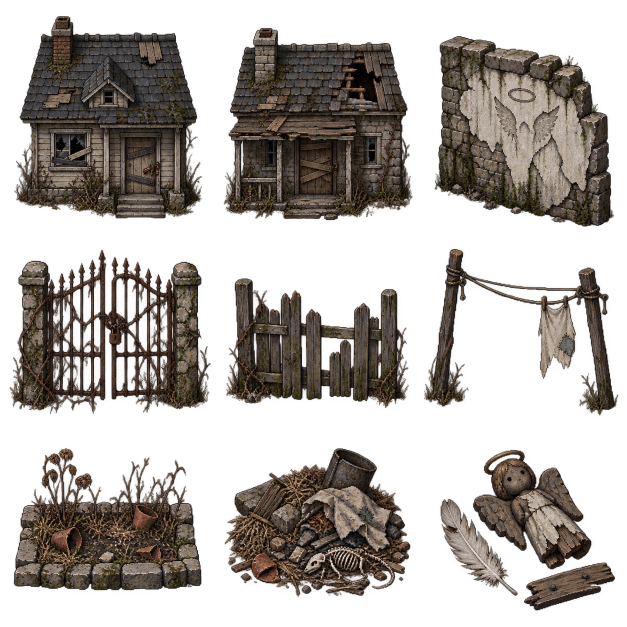
#> input picture Art/World/Sources/Bairro-v2/abandoned.png, 1254 x 1254 px, given in place of shops.png, which was not available (shown at 1/2 size)
$ python pack_environment.py
#> lines starting #> are read from the running program, lines starting #| are printed output that depends on the picture; pictures that were not available may be replaced by others from this repository, and a replacement may not be noted
"""Pack the approved generated sheets, without redrawing or resampling the art.

Explicit rectangles handle the nonuniform sheets. School/tree/fence masks select
their disconnected silhouettes where their bounding rectangles overlap. Originals
and exact prompts remain in Art/World/Sources/Bairro-v2.
"""
import json
from pathlib import Path
import numpy as np
from PIL import Image, ImageDraw, ImageFont
from scipy import ndimage as ndi

ROOT = Path(__file__).resolve().parents[2]
SOURCE = ROOT / 'Art/World/Sources/Bairro-v2'
OUT = ROOT / 'Assets/Game/Resources/Environment'
PAD = 8

# id, display name, visual width in Unity tiles (1 unit = 1 tile).
SETS = {
    'shops': ('Comércio', [
        ('padaria', 'Pão do Dia · padaria', 5), ('alfaiataria', 'Roupas e Remendos', 4.4),
        ('mercearia', 'Mercearia do Bairro', 5), ('ferreiro', 'Forja improvisada', 5),
        ('usados', 'Loja de segunda mão', 4.6), ('objetos-sagrados', 'Objetos sagrados baratos', 4.6)]),
    'school': ('Escola · exterior', [
        ('escola', 'Escola do bairro', 8), ('arvore-balanco', 'Árvore e balanço', 6),
        ('grade-escola', 'Grade e portão escolar', 7), ('banco-escola', 'Banco deteriorado', 2.4),
        ('gangorra', 'Gangorra quebrada', 3), ('abrigo-lenha', 'Abrigo de lenha', 2.8)]),
    'interior': ('Escola · interior', [
        ('carteira', 'Carteira e dois bancos', 2), ('mesa-professor', 'Mesa do professor', 2.4),
        ('quadro-negro', 'Quadro negro', 3), ('estante-alta', 'Estante alta', 2),
        ('estante-baixa', 'Estante baixa', 2), ('mesa-leitura', 'Mesa de leitura', 2.5),
        ('escada-biblioteca', 'Escada da biblioteca', 1), ('globo', 'Globo antigo', .8),
        ('caixa-livros', 'Livros doados', 1)]),
    'market': ('Comércio · objetos', [
        ('carroca-verduras', 'Carroça de verduras', 2.5), ('barraca-feira', 'Barraca remendada', 3),
        ('sacos-farinha', 'Sacos de farinha', 1.3), ('barril-peixes', 'Barril de peixes', 1),
        ('caixa-frutas', 'Caixa de frutas', 1), ('cesto-paes', 'Cesto de pães', .9),
        ('poste-luz', 'Poste torto', 1), ('fonte', 'Fonte rachada', 1.5),
        ('placas-lojas', 'Placas sem inscrição', 1.7)]),
    'dungeon': ('Dungeon', [
        ('entrada-dungeon', 'Escada escondida', 3), ('parede-dungeon', 'Parede horizontal', 3),
        ('canto-dungeon', 'Canto de ruína', 3), ('tocha', 'Tocha enferrujada', .7),
        ('correntes', 'Correntes e algemas', 1.6), ('ossos', 'Ossos antigos', 1.4),
        ('asa-carbonizada', 'Relíquia de asa carbonizada', 1.6), ('altar', 'Altar quebrado', 2.4),
        ('velas', 'Círculo de velas', 1.5)]),
    'abandoned': ('Bairro abandonado', [
        ('casa-abandonada-a', 'Casa abandonada A', 4.5), ('casa-abandonada-b', 'Casa abandonada B', 4.5),
        ('muro-sagrado', 'Muro de símbolo apagado', 3), ('portao-ferrugem', 'Portão enferrujado', 3),
        ('cerca-podre', 'Cerca apodrecida', 3), ('varal-vazio', 'Varal vazio', 3.4),
        ('horta-morta', 'Horta morta', 2), ('lixo', 'Entulho e lixo', 1.4),
        ('brinquedo', 'Brinquedo e pena esquecidos', .8)]),
    'details': ('Detalhes', [
        ('teia', 'Teia e gancho', 1), ('parede-vertical', 'Parede vertical', 1.2),
        ('grade-dungeon', 'Grade da dungeon', 2.4), ('poca', 'Poça escura', 1.5),
        ('simbolo-apagado', 'Símbolo de asas apagado', 1.5), ('penas', 'Penas caídas', .8),
        ('sino-escola', 'Sino da escola', .8), ('carteira-quebrada', 'Carteira quebrada', 1.6),
        ('amarelinha', 'Amarelinha desbotada', 1.2)]),
    'terrain': ('Pisos', [
        ('terra-dungeon', 'Terra úmida da dungeon', 4), ('lajes-dungeon', 'Lajes da dungeon', 4),
        ('lama-suburbio', 'Lama dos subúrbios', 4), ('calcamento', 'Calçamento deteriorado', 4)])
}
DECALS = {'poca', 'simbolo-apagado', 'penas', 'amarelinha', 'ossos', 'brinquedo', 'velas', 'asa-carbonizada', 'teia', 'correntes', 'tocha'}


def rectangles(key, size):
    w, h = size
    if key == 'school':
        return [(0, 0, 557, 650), (549, 0, 1070, 650), (960, 390, 1536, 650),
                (0, 690, 510, h), (510, 670, 1050, h), (1060, 655, w, h)]
    if key == 'shops':
        return [(0, 0, 500, 487), (500, 0, 1010, 487), (1010, 0, w, 487),
                (0, 487, 513, h), (513, 487, 1018, h), (1018, 487, w, h)]
    rows = {'interior': [0, 418, 824, h], 'market': [0, 419, 740, h],
            'abandoned': [0, 470, 835, h]}.get(key, [0, h//3, 2*h//3, h])
    cols = [0, w//3, 2*w//3, w]
    if key == 'interior':
        cols = [0, 418, 816, w]
    if key == 'abandoned':
        cols = [0, 435, 836, w]
    if key == 'dungeon':
        return [(a, c, b, d) for row, (c, d) in enumerate(zip(rows, rows[1:]))
                for a, b in zip([0, 418, 810 if row == 1 else 836],
                                [418, 810 if row == 1 else 836, w])]
    if key == 'terrain':
        rows, cols = [0, h//2, h], [0, w//2, w]
    return [(a, c, b, d) for c, d in zip(rows, rows[1:]) for a, b in zip(cols, cols[1:])]


def isolate_school(source, index):
    """Keep the selected whole silhouette; preserve antialiased edges, not neighbours."""
    rgba = np.array(source)
    labels, _ = ndi.label(rgba[:, :, 3] > 30)
    counts = np.bincount(labels.ravel()); counts[0] = 0
    order = np.argsort(counts)[::-1]
    # Area rank: building, tree, wood shed, fence, seesaw, bench.
    selected = order[{0: 0, 1: 1, 2: 3}[index]]
    mask = ndi.binary_dilation(labels == selected, iterations=2)
    rgba[~mask] = 0
    return Image.fromarray(rgba)


def pack():
    (OUT / 'Art').mkdir(parents=True, exist_ok=True)
    assets, images = [], []
    for key, (category, items) in SETS.items():
        source = Image.open(SOURCE / (key + '.png')).convert('RGBA')
#> source is the input picture: PIL image 1254x1254 RGBA; mean R, G, B, A 38.1, 31.8, 26.5, 109.6
        for index, ((sid, name, tiles), box) in enumerate(zip(items, rectangles(key, source.size))):
            im = isolate_school(source, index) if key == 'school' and index < 3 else source
            im = im.crop(box)
            if key != 'terrain':
                bbox = im.getchannel('A').getbbox()
                if bbox is None:
                    raise ValueError('Empty sprite: ' + sid)
                im = im.crop(bbox)
                packed = Image.new('RGBA', (im.width + 2*PAD, im.height + 2*PAD))
                packed.alpha_composite(im, (PAD, PAD))
                im = packed
            # Some generated PNGs have arbitrary RGB under fully transparent pixels.
            data = np.array(im); data[data[:, :, 3] == 0] = 0
            im = Image.fromarray(data)
            path = OUT / 'Art' / (sid + '.png'); im.save(path)
            visible_width = im.width - (0 if key == 'terrain' else 2*PAD)
            ppu = round(visible_width / tiles, 4)
            floor = key == 'terrain'
            decal = floor or sid in DECALS
            assets.append(dict(id=sid, name=name, category=category,
                resource='Environment/Art/' + sid, path=path.relative_to(ROOT).as_posix(),
                source='Art/World/Sources/Bairro-v2/' + key + '.png', crop=list(box),
                width=im.width, height=im.height, ppu=ppu, tileWidth=tiles,
                pivotX=.5, pivotY=.5 if decal else PAD/im.height,
                colliderWidth=0 if decal else round(tiles * .8, 3),
                colliderHeight=0 if decal else round(min(1.2, im.height/ppu*.22), 3),
                floor=floor, decal=decal,
                note='Textura de preenchimento; junções e bordas devem ser compostas no mapa.' if floor
                     else 'Peça estática. Colisão de base ajustável no prefab; portas são colocadas no mapa.'))
            images.append(im)
#> this loop made 6 passes
#> bbox on passes 1 to 6: (0, 19, 500, 487), (0, 48, 510, 486), (0, 59, 224, 486), (0, 0, 513, 767), (0, 8, 505, 767), (0, 0, 222, 737)
#> pass 1, in pack, `im = im.crop(box)`:
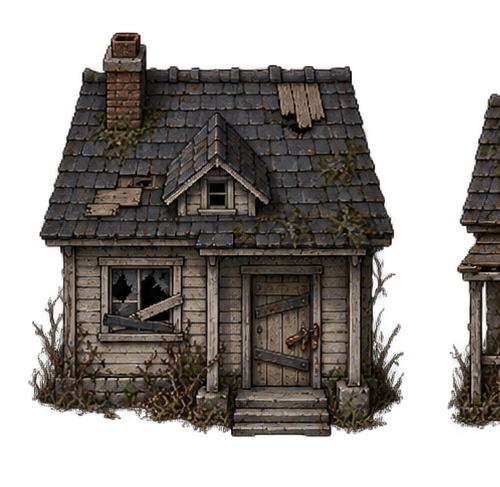
#> im: PIL image 500x487 RGBA; mean R, G, B, A 37.1, 32.4, 28.4, 129.7; transparent parts drawn white
#> pass 1, in pack, `im = im.crop(bbox)`:
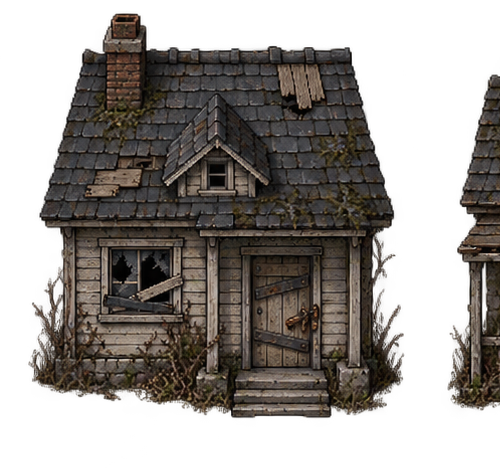
#> im: PIL image 500x468 RGBA; mean R, G, B, A 38.6, 33.7, 29.5, 135; transparent parts drawn white
#> pass 1, in pack, `im = packed`:
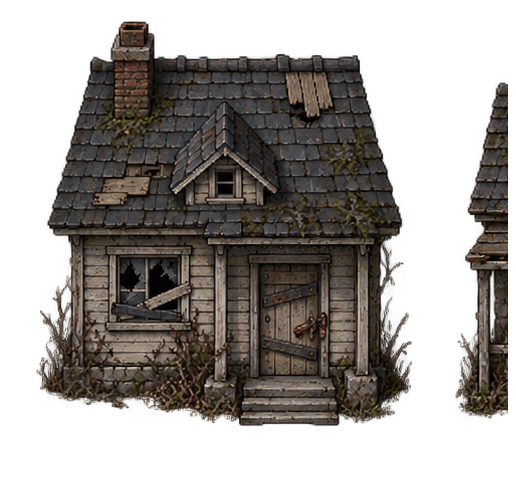
#> im: PIL image 516x484 RGBA; mean R, G, B, A 36.1, 31.6, 27.7, 126.5; transparent parts drawn white
#> after the loop:
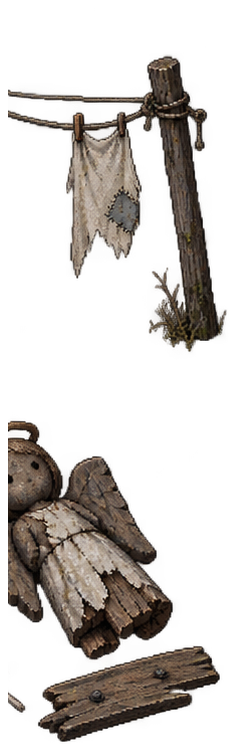
#> data: shape (753, 238, 4); mean R, G, B, A 32.9, 27.3, 23.1, 74.9; transparent parts drawn white
#> after the loop, assets = 6 items; images = 6 items
#> pass 2 of the loop in pack, `for key, (category, items) in SETS.items():`:
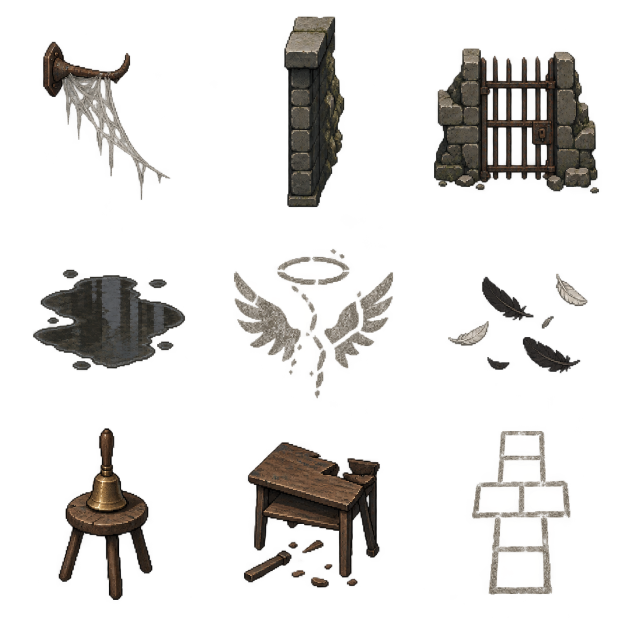
#> input picture Art/World/Sources/Bairro-v2/details.png, 1254 x 1254 px, given in place of school.png, which was not available (shown at 1/2 size)
#> in pack, source is the input picture: PIL image 1254x1254 RGBA; mean R, G, B, A 19.9, 17, 13.7, 42
#> the loop in pack, `for index, ((sid, name, tiles), box) in enumerate(zip(items, rectangle..` made 1 pass
#> selected in isolate_school on pass 1: 3
#> pass 1, in isolate_school, `labels, _ = ndi.label(rgba[:, :, 3] > 30)`:
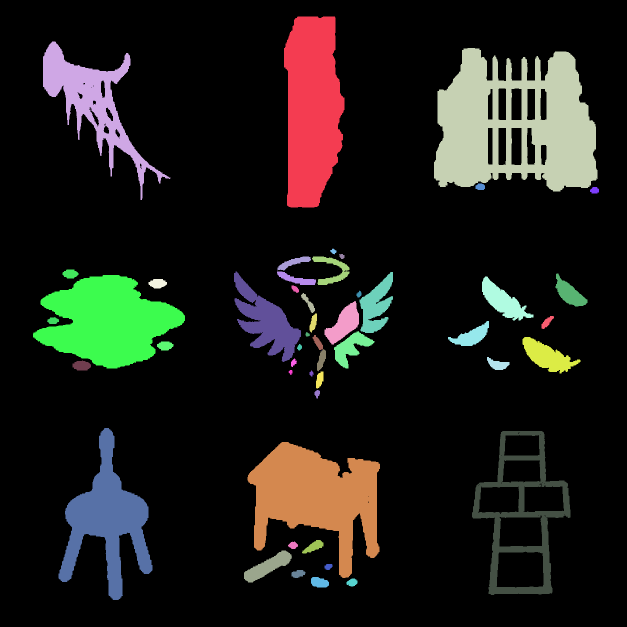
#> labels: shape (1254, 1254) int32 (shown at 1/2 size); 55 distinct labels, from 0 to 54; one colour per label, 0 black
#> pass 1, in pack, `im = isolate_school(source, index) if key == 'school' and index < 3 el..`:
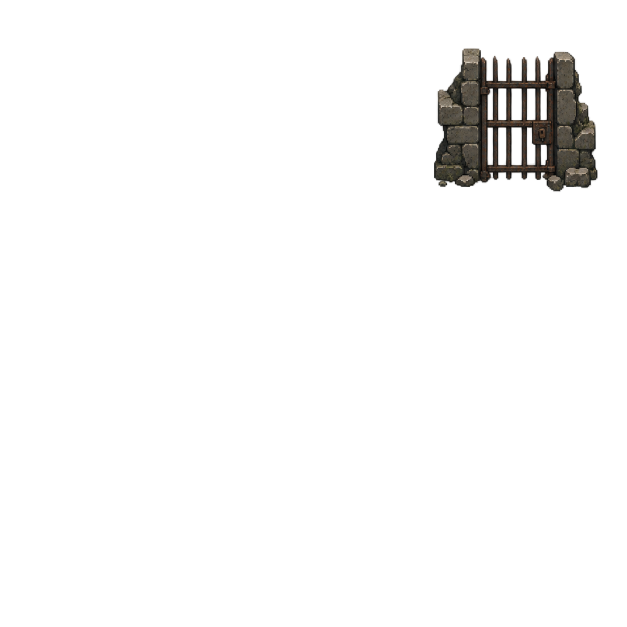
#> im: PIL image 1254x1254 RGBA (shown at 1/2 size); mean R, G, B, A 2.6, 2.3, 2, 9.5; transparent parts drawn white
    catalog = dict(version=1, title='Cenários da infância de Yuuki', assets=assets)
    (OUT / 'catalog.json').write_text(json.dumps(catalog, ensure_ascii=False, indent=2), encoding='utf-8')
    # Contact sheets are inspection artifacts, never a replacement for source art.
    font = ImageFont.truetype('C:/Windows/Fonts/segoeui.ttf', 15)
    for key, (category, _) in SETS.items():
        selected = [(a, im) for a, im in zip(assets, images) if a['category'] == category]
        sheet = Image.new('RGB', (960, ((len(selected)+2)//3)*288), '#24252b')
        draw = ImageDraw.Draw(sheet)
        for i, (asset, im) in enumerate(selected):
            thumb = im.copy(); thumb.thumbnail((294, 241), Image.Resampling.NEAREST)
            x, y = (i%3)*320, (i//3)*288
            sheet.paste(thumb, (x+(320-thumb.width)//2, y+8+(241-thumb.height)//2), thumb)
            draw.text((x+10, y+254), asset['name'], font=font, fill='#e2d7be')
        sheet.save(ROOT / 'docs/bairro' / ('catalogo-' + key + '.jpg'), quality=94)
    print(f'{len(assets)} assets packed into {OUT}')


if __name__ == '__main__':
#> (the run stopped early here; a loop or call above may not have finished)
